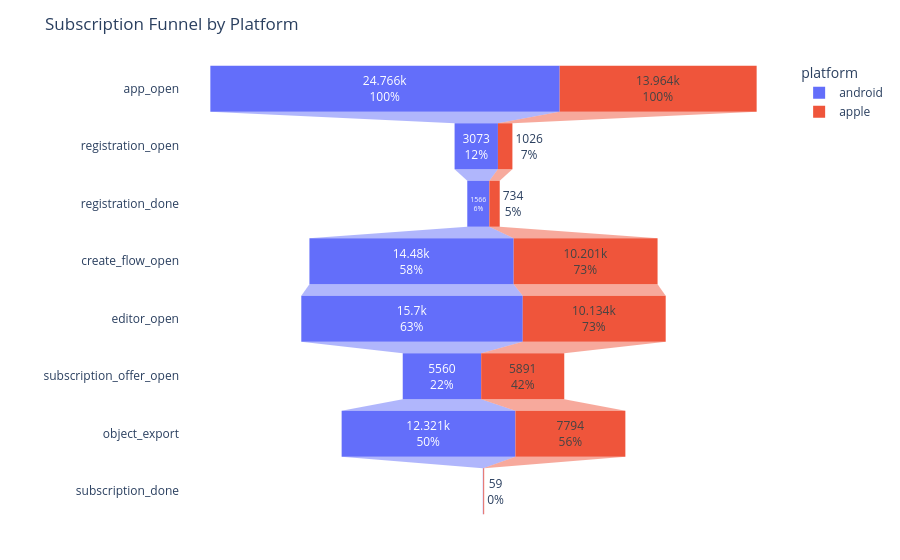

Source (notebook cell):
### Code cell
# --- 3c. Side-by-side funnel chart: platform ---
fig = go.Figure()
for p in platform_counts.columns:
    fig.add_trace(go.Funnel(
        name=p,
        y=FUNNEL_STAGES,
        x=platform_counts[p].values,
        textinfo='value+percent initial',
    ))
fig.update_layout(
    title='Subscription Funnel by Platform',
    height=560,
    margin=dict(l=180, r=40, t=60, b=40),
    legend_title_text='platform',
)
fig.show()

### Figure 1 — Plotly figure (JSON) as saved in the notebook; plotly's stock layout.template omitted (floating-point values rounded to 4 significant figures)
{"data": [{"name": "android", "textinfo": "value+percent initial", "type": "funnel", "x": [24766, 3073, 1566, 14480, 15700, 5560, 12321, 33], "y": ["app_open", "registration_open", "registration_done", "create_flow_open", "editor_open", "subscription_offer_open", "object_export", "subscription_done"]}, {"name": "apple", "textinfo": "value+percent initial", "type": "funnel", "x": [13964, 1026, 734, 10201, 10134, 5891, 7794, 59], "y": ["app_open", "registration_open", "registration_done", "create_flow_open", "editor_open", "subscription_offer_open", "object_export", "subscription_done"]}], "layout": {"height": 560, "legend": {"title": {"text": "platform"}}, "margin": {"b": 40, "l": 180, "r": 40, "t": 60}, "title": {"text": "Subscription Funnel by Platform"}}}
